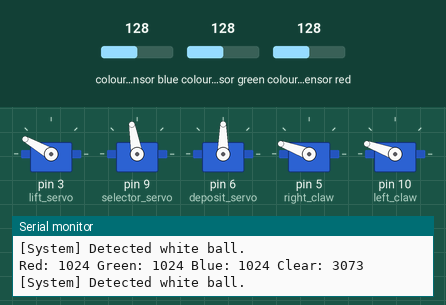
Recording of a sketch running on a simulated Arduino Uno, built with avr-gcc and run on an emulated ATmega328P. On the bench: 5 × servo, the last lines printed to the serial monitor. Inputs (shaded band) come from the test bench; at power-on: colour sensor blue 128, colour sensor green 128, colour sensor red 128.

Above: at 24.9 s.
25.0 s: colour sensor blue set to 5
At 27.9 s:
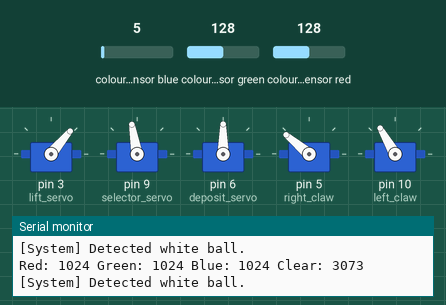
At 29.0 s:
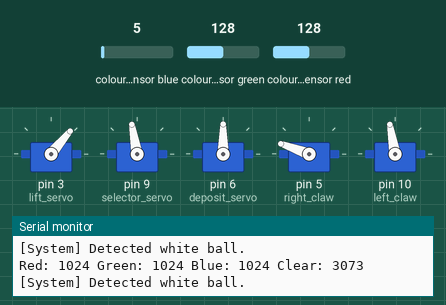
35.0 s: colour sensor blue set to 70
45.0 s: colour sensor blue set to 80
At 49.3 s:
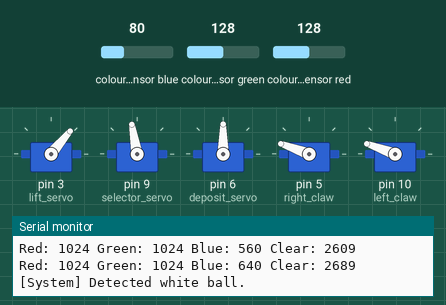
59.0 s: colour sensor green set to 5
69.0 s: colour sensor green set to 70
79.0 s: colour sensor green set to 77
At 85.8 s:
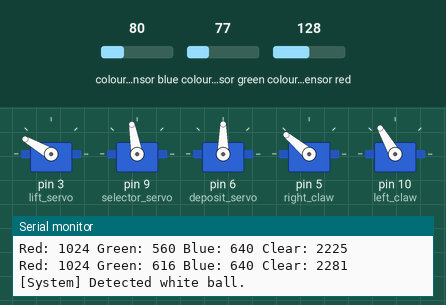
Timing chart, 0 to 93.5 s (numbered marks = the images above; inputs shaded):
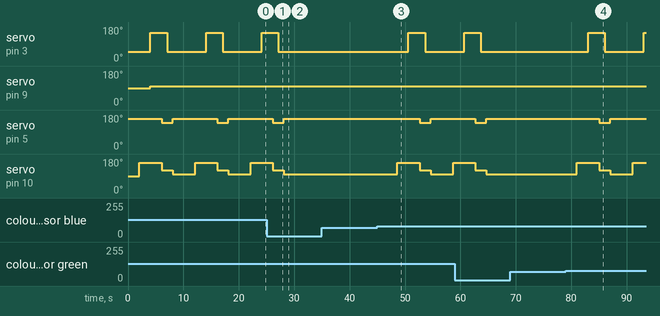

The sketch:

Servomovement.ino
```cpp
/*
  Diego M. Salinas Fernandez
  04/06/24 (ES) | 06/04/24 (EN)
  This code has not yet been tested.

-------------------------------------------------------
+ U variables.
+ This code is working with the white and black ball.
- It dont release the ball yet.
-------------------------------------------------------
*/


#include "Adafruit_APDS9960.h"
#include <Servo.h>

// Sensor and Servo objects
Adafruit_APDS9960 apds;
Servo left_claw;  // Left claw servo
Servo right_claw; // Right claw servo
Servo selector_servo; // Selector Servo
Servo deposit_servo; // Deposit Servo
Servo lift_servo; // Lift Servo

// Servo positions
int pos = 0;
int pos2 = 0;

// Ball detection flag
int ball_white = 0;
int ball_black = 0;

// Ball Types (1 is White | 2 is Black)
int type = 0;

// Servo Values
const int RIGHT_CLOSE = 100;
const int RIGHT_OPEN = 160;
const int LEFT_OPEN = 100;
const int LEFT_CLOSE = 160;
const int LIFT_DOWN = 50;
const int LIFT_UP = 150;
const int SELECTOR_LEFT = 100;
const int SELECTOR_RIGHT = 160;
const int DEPOSIT_POSITION = 160;
const int CLAW_CLOSE_LEFT = 120;
const int CLAW_OPEN_LEFT = 160;
const int CLAW_CLOSE_RIGHT = 140;
const int CLAW_OPEN_RIGHT = 95;

// RGB values for white and black balls
const int RED_WHITEBALL = 600;
const int GREEN_WHITEBALL = 600;
const int BLUE_WHITEBALL = 600;

const int RED_BLACKBALL_MIN = 85;
const int RED_BLACKBALL_MAX = 200;
const int GREEN_BLACKBALL_MIN = 100;
const int GREEN_BLACKBALL_MAX = 200;
const int BLUE_BLACKBALL_MIN = 100;
const int BLUE_BLACKBALL_MAX = 200;

// System condition
bool condition = false;

void setup() {
  pinMode(1, OUTPUT);
  Serial.begin(115200);
  lift_servo.attach(3); // Lift Servo
  selector_servo.attach(9); // Selector Servo
  deposit_servo.attach(6);  // Deposit Servo
  right_claw.attach(5);  // Right claw servo
  left_claw.attach(10);  // Left claw servo

  right_claw.write(RIGHT_OPEN);
  lift_servo.write(LIFT_DOWN);

  if(!apds.begin()){
    Serial.println("Failed to initialize device! Please check your wiring.");
  } else {
    Serial.println("Device initialized!");
    apds.enableColor(true); // Enable color sensing mode
  }
}

void loop() {
  if (!condition) {
    uint16_t r, g, b, c; // Variables to store the color data in

    while(!apds.colorDataReady()){
        delay(5);
    }

    apds.getColorData(&r, &g, &b, &c); // Get the color data
    Serial.print("Red: ");
    Serial.print(r);
    Serial.print(" Green: ");
    Serial.print(g);
    Serial.print(" Blue: ");
    Serial.print(b);
    Serial.print(" Clear: ");
    Serial.println(c);
    Serial.println();

    digitalWrite(1, HIGH);   // LED Front Turn ON

    grab_ball(r, g, b); // Grab the ball based on color
    delay(2000);
  }
}

void grab_ball(uint16_t r, uint16_t g, uint16_t b) {
    if (r >= RED_WHITEBALL && g >= GREEN_WHITEBALL && b >= BLUE_WHITEBALL) {
        Serial.println("[System] Detected white ball.");
        type = 1;
    } else if (r >= RED_BLACKBALL_MIN && r <= RED_BLACKBALL_MAX &&
               g >= GREEN_BLACKBALL_MIN && g <= GREEN_BLACKBALL_MAX &&
               b >= BLUE_BLACKBALL_MIN && b <= BLUE_BLACKBALL_MAX) {
        Serial.println("[System] Detected black ball.");
        type = 2;
    }

    if (type != 0) {
        claws(); // Close the claws
        deposit_up_selector(r, g, b); // Deposit the ball based on its type
    }
}

void claws() {
    delay(2000);
    left_claw.write(LEFT_CLOSE);
    right_claw.write(RIGHT_OPEN);

    delay(2000);
}

void release_ball_onzone() {
    // Arrived to correct zone.


    // Moved the correct side for release the balls.
}

void deposit_up_selector(uint16_t r, uint16_t g, uint16_t b) {
    if (type == 1) {
        // Verif of WHITEBALL
        if (r <= RED_WHITEBALL && g <= GREEN_WHITEBALL && b <= BLUE_WHITEBALL) {
            loop();
            return;
        } else {
            digitalWrite(1, LOW);
            // Select the side for the ball.
            selector_servo.write(SELECTOR_LEFT);

            // Up Lift
            lift_servo.write(LIFT_UP);

            // release the ball.
            delay(2000);

            right_claw.write(CLAW_CLOSE_RIGHT);
            left_claw.write(CLAW_CLOSE_LEFT);

            // Lift go to position normal.
            delay(1000);
            lift_servo.write(LIFT_DOWN);

            // open claws.
            delay(1000);
            right_claw.write(RIGHT_OPEN);
            left_claw.write(LEFT_OPEN);
        }
    } else if (type == 2) {
        // Select the side for the ball.
        selector_servo.write(SELECTOR_RIGHT);

        //Up lift
        lift_servo.write(LIFT_UP);

        // release the ball.
        delay(2000);

        right_claw.write(CLAW_CLOSE_RIGHT);
        left_claw.write(CLAW_CLOSE_LEFT);

        // Lift go to position normal.
        delay(1000);
        lift_servo.write(LIFT_DOWN);


        // open claws.
        delay(1000);
        right_claw.write(RIGHT_OPEN);
        left_claw.write(LEFT_OPEN);
    }

    // Reset the type after depositing the ball
    type = 0;
}
```

Measured:
- the behaviour switches between 74 and 75 on colour sensor blue (found by bisection; images 2 and 3)
- after the input at 25.0 s, servo on pin 3 (lift_servo): goes on until 27.2 s, then stays 50°; servo on pin 10 (left_claw): goes on until 28.2 s, then stays 100°
- after the input at 45.0 s, servo on pin 3 (lift_servo): 50° → 150° after 5.6 s, → 50° 3.0 s later; servo on pin 5 (right_claw): 160° → 140° after 7.6 s, → 160° 2.0 s later; servo on pin 10 (left_claw): 100° → 160° after 3.6 s, → 120° 4.0 s later, → 100° 2.0 s later, → 160° 4.1 s later
- after the input at 79.0 s, servo on pin 3 (lift_servo): 50° → 150° after 4.0 s, → 50° 3.0 s later, → 150° 7.1 s later; servo on pin 5 (right_claw): 160° → 140° after 6.0 s, → 160° 2.0 s later; servo on pin 10 (left_claw): 100° → 160° after 2.0 s, → 120° 4.0 s later, → 100° 2.0 s later, → 160° 4.1 s later
- by itself, servo on pin 3 (lift_servo): alternates 150° for 3.0 s and 50° for 7.1 s
- by itself, servo on pin 5 (right_claw): alternates 160° for 8.1 s and 140° for 2.0 s
